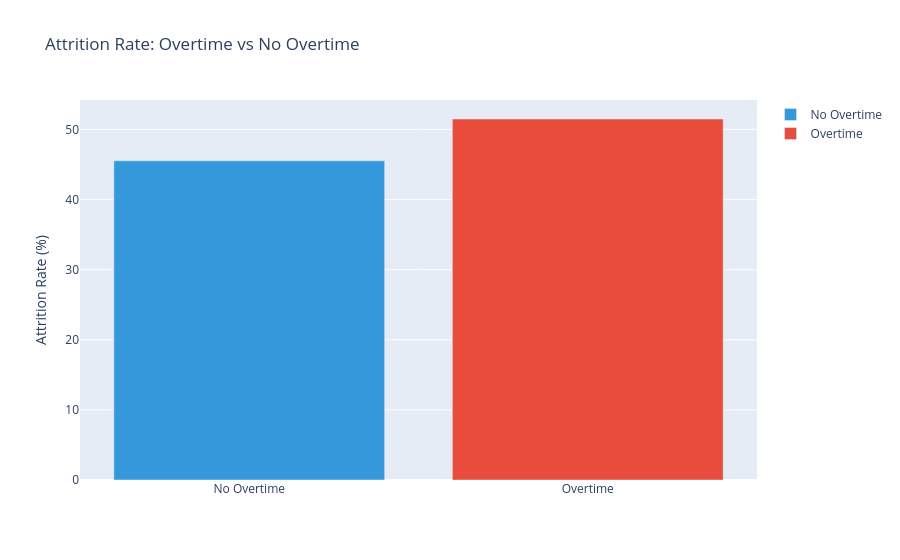

Notebook code cell kept with this figure:
### Code cell
ot_df = df.groupby("overtime")["attrition"].mean().reset_index()
ot_df["status"] = ot_df["overtime"].map({0: "No Overtime", 1: "Overtime"})
ot_df["attrition_pct"] = ot_df["attrition"] * 100

fig5 = px.bar(
    ot_df,
    x="status",
    y="attrition_pct",
    title="Attrition Rate: Overtime vs No Overtime",
    labels={"attrition_pct": "Attrition Rate (%)", "status": ""},
    color="status",
    color_discrete_map={"No Overtime": "#3498db", "Overtime": "#e74c3c"},
)
fig5.show()

### Figure 1 — Plotly figure (JSON) as saved in the notebook; plotly's stock layout.template omitted (floating-point values rounded to 4 significant figures)
{"data": [{"hovertemplate": "=%{x}<br>Attrition Rate (%)=%{y}<extra></extra>", "legendgroup": "No Overtime", "marker": {"color": "#3498db", "pattern": {"shape": ""}}, "name": "No Overtime", "orientation": "v", "showlegend": true, "textposition": "auto", "type": "bar", "x": ["No Overtime"], "xaxis": "x", "y": [45.53], "yaxis": "y"}, {"hovertemplate": "=%{x}<br>Attrition Rate (%)=%{y}<extra></extra>", "legendgroup": "Overtime", "marker": {"color": "#e74c3c", "pattern": {"shape": ""}}, "name": "Overtime", "orientation": "v", "showlegend": true, "textposition": "auto", "type": "bar", "x": ["Overtime"], "xaxis": "x", "y": [51.49], "yaxis": "y"}], "layout": {"barmode": "relative", "legend": {"title": {"text": ""}, "tracegroupgap": 0}, "title": {"text": "Attrition Rate: Overtime vs No Overtime"}, "xaxis": {"anchor": "y", "categoryarray": ["No Overtime", "Overtime"], "categoryorder": "array", "domain": [0, 1], "title": {"text": ""}}, "yaxis": {"anchor": "x", "domain": [0, 1], "title": {"text": "Attrition Rate (%)"}}}}
